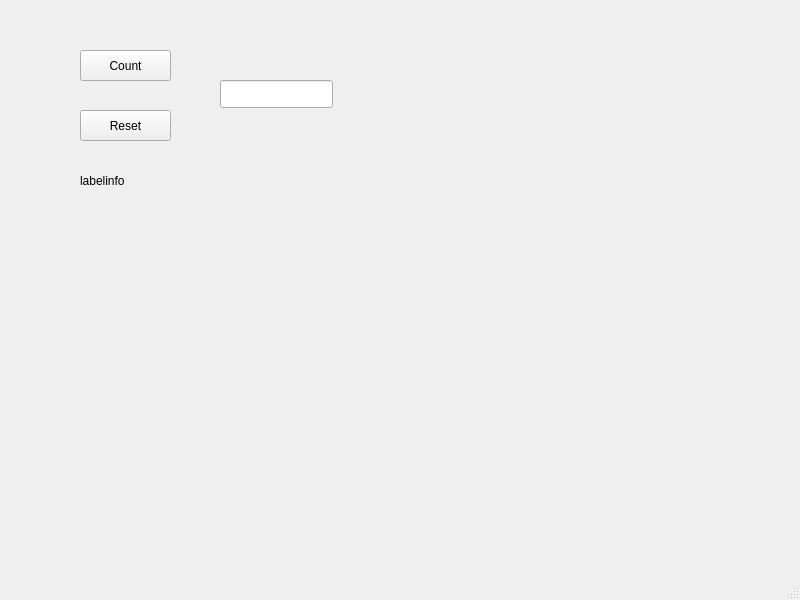
<?xml version="1.0" encoding="UTF-8"?>
<ui version="4.0">
 <class>MainWindow</class>
 <widget class="QMainWindow" name="MainWindow">
  <property name="geometry">
   <rect>
    <x>0</x>
    <y>0</y>
    <width>800</width>
    <height>600</height>
   </rect>
  </property>
  <property name="windowTitle">
   <string>MainWindow</string>
  </property>
  <widget class="QWidget" name="centralwidget">
   <widget class="QLineEdit" name="txtResult">
    <property name="geometry">
     <rect>
      <x>220</x>
      <y>80</y>
      <width>113</width>
      <height>28</height>
     </rect>
    </property>
   </widget>
   <widget class="QLabel" name="labelInfo">
    <property name="geometry">
     <rect>
      <x>80</x>
      <y>170</y>
      <width>251</width>
      <height>21</height>
     </rect>
    </property>
    <property name="text">
     <string>labelinfo</string>
    </property>
   </widget>
   <widget class="QPushButton" name="btnCount">
    <property name="geometry">
     <rect>
      <x>80</x>
      <y>50</y>
      <width>91</width>
      <height>31</height>
     </rect>
    </property>
    <property name="text">
     <string>Count</string>
    </property>
   </widget>
   <widget class="QPushButton" name="btnReset">
    <property name="geometry">
     <rect>
      <x>80</x>
      <y>110</y>
      <width>91</width>
      <height>31</height>
     </rect>
    </property>
    <property name="text">
     <string>Reset</string>
    </property>
   </widget>
  </widget>
  <widget class="QMenuBar" name="menubar">
   <property name="geometry">
    <rect>
     <x>0</x>
     <y>0</y>
     <width>800</width>
     <height>25</height>
    </rect>
   </property>
  </widget>
  <widget class="QStatusBar" name="statusbar"/>
 </widget>
 <resources/>
 <connections/>
</ui>
